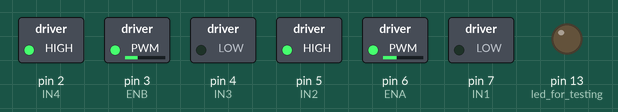
This sketch was run on a simulated Arduino Uno, built with avr-gcc and run on an emulated ATmega328P. Shown: switched loads named in the sketch (green lamp = pin HIGH), output pins drawn as LEDs (lit = HIGH). Dashed ring = blinking.

Above: at 0.05 s.
Timing chart, 0 to 4.6 s (numbered marks = the images above):
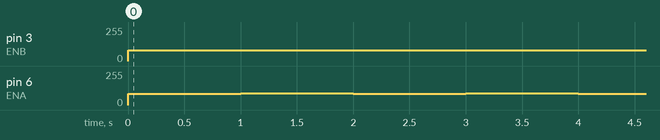

Measured:
- by itself, pin 3 (ENB): alternates 82/255 for 1.0 s and 80/255 for 1.0 s
- by itself, pin 6 (ENA): alternates 88/255 for 1.0 s and 86/255 for 1.0 s

The sketch:

motor_control_test.ino
```cpp
#include <Arduino.h>


const int ENB=3; //motor b enable
const int IN4=2; //motor b -
const int IN3=4; //motor b +

const int IN2=5; //motor a -
const int IN1=7; //motor a +
const int ENA=6; //motor a enable


void setup() {
  // put your setup code here, to run once:
  Serial.begin(9600);


  //Motor A setup
  pinMode (ENA, OUTPUT); //motor A enable
  pinMode (IN2, OUTPUT); //motor a wire1 polarity
  pinMode (IN1, OUTPUT); //motor a wire 2 polarity

  //motor b setup
  pinMode (ENB, OUTPUT); //motor b enable
  pinMode (IN4, OUTPUT); //motor b wire1 polarity
  pinMode (IN3, OUTPUT); //motor b wire 2 polarity

  pinMode (13, OUTPUT); //led for testing

  //set polarity for motor a
  digitalWrite (IN3, LOW);
  digitalWrite (IN4, HIGH);

  //set polarity for motor b
  digitalWrite (IN1, LOW);
  digitalWrite (IN2, HIGH);
}


void motorRight(int speed) {
  analogWrite(ENA,speed);
}

void motorLeft(int speed) {
  analogWrite(ENB, speed);
}

void loop() {
  // put your main code here, to run repeatedly:
  int motorSpeedLeft=80; //any pwm range form 0-255
  int minSpeedLeft=motorSpeedLeft;
  int maxSpeedLeft=82;

  int motorSpeedRight=86; //any pwm range form 0-255
  int minSpeedRight=motorSpeedRight;
  int maxSpeedRight=88;

  while (motorSpeedLeft < maxSpeedLeft) {
    motorRight(motorSpeedRight);
    motorLeft(motorSpeedLeft);
    Serial.println(motorSpeedLeft + " " + motorSpeedRight);
    motorSpeedLeft+=2;
    motorSpeedRight+=2;
    delay(1000);
  }

  while (motorSpeedLeft > minSpeedLeft) {
    motorRight(motorSpeedRight);
    motorLeft(motorSpeedLeft);
    Serial.println(motorSpeedLeft + " " + motorSpeedRight);
    motorSpeedLeft-=2;
    motorSpeedRight-=2;
    delay(1000);
  }


//  digitalWrite(13, HIGH); //turn on led
//  analogWrite(ENA, 255); //set motor a speed 100%
//  analogWrite(ENB, 255); //set motor b speed 100%
//
//  delay(3000);
//
//  digitalWrite(13, LOW); //turn off led
//  analogWrite(ENA, 0); //set motor a speed 0%
//  analogWrite(ENB, 0); //set motor b speed 0%
//
//  delay(3000);

}
```
